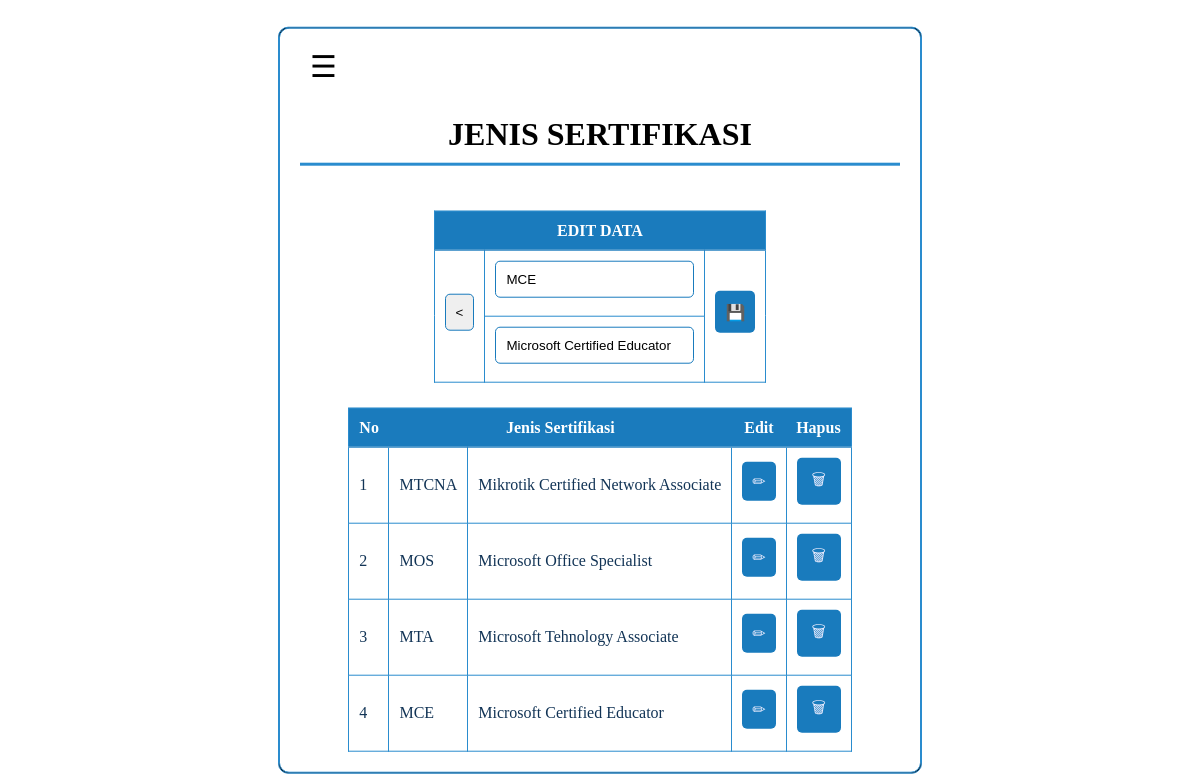
/panel/index.php?page=sertifikasi&do=edit&id=4 (signed in), run on the app's committed database.
### tables this page shows
CREATE TABLE `jenis_sertifikasi` (
  `id_jenis_sertifikasi` int(11) NOT NULL,
  `nama` varchar(10) NOT NULL,
  `kepanjangan` varchar(50) NOT NULL
);

### panel/include/SertifikasiPage.php (the view, shortened to what this page needs)
<?php
try {
    $sql = "SELECT * FROM jenis_sertifikasi";
} catch (PDOException $th) {}
?>
<h1 class="big-1">JENIS SERTIFIKASI</h1>
<?php
if (isset($_GET['do'])) {
    if (isset($_GET['id'])) {
        if ($_GET['do'] == 'edit') {
            if (isset($_POST['simpan'])) {
                $id = filter_input(INPUT_POST, "id", FILTER_SANITIZE_NUMBER_INT);
                $nama = filter_input(INPUT_POST, "nama", FILTER_SANITIZE_STRING);
                $kepanjangan = filter_input(INPUT_POST, "kepanjangan", FILTER_SANITIZE_STRING);
                try {
                    $sqlUpdate = "UPDATE `jenis_sertifikasi` SET `nama` = '$nama' , `kepanjangan` = '$kepanjangan' WHERE `id_jenis_sertifikasi` = $id";
                    $stmt = $db->exec($sqlUpdate);
                    if (isset($stmt)) {
                        echo "
                            <script type='text/javascript'>
                                setTimeout(function () {
                                    swal({
                                        title: 'Data Berhasil Diubah',
                                        type: 'success',
                                        showConfirmButton: true
                                    }, function() {
                                        window.location = '?page=sertifikasi';
                                    });
                                },10);
                            </script>
                        ";
                    } else {
                        echo "
                            <script type='text/javascript'>
                                setTimeout(function () {
                                    swal({
                                        title: 'Terjadi Kesalahan!',
                                        type: 'error',
                                        showConfirmButton: true
                                    }, function() {
                                        window.location = '?page=sertifikasi';
                                    });
                                },10);
                            </script>
                        ";
                    }
                } catch (Exception $th) {}
            } else {
                $id = filter_input(INPUT_GET, "id", FILTER_SANITIZE_NUMBER_INT);
                try {
                $sqlEdit = "SELECT * FROM jenis_sertifikasi WHERE id_jenis_sertifikasi='$id'";
                    foreach ($db->query($sqlEdit) as $res) { ?>
                        <form action="" method="post">
                            <table>
                                <tr>
                                    <th colspan="3">EDIT DATA</th>
                                </tr>
                                <tr>
                                    <td rowspan='2'><input type="button" title="Kembali" value="<" class="btn" onclick="javascript:history.back()"></td>
                                    <td><input type="text" name="nama" value="<?=$res['nama']?>"></td>
                                    <td rowspan="2"><input type="hidden" name="id" value="<?=$res['id_jenis_sertifikasi']?>"><input class="btn" name="simpan" title="Simpan Data" type="submit" value="💾"></td>
                                </tr>
                                <tr>
                                    <td><input type="text" name="kepanjangan" value="<?=$res['kepanjangan']?>"></td>
                                </tr>
                            </table>
                        </form>
                    <?php }
                } catch (Exception $th) {}
            }
        }
    }
}
?>
<table class='center'>
    <tr>
        <th>No</th>
        <th colspan="2">Jenis Sertifikasi</th>
        <th>Edit</th>
        <th>Hapus</th>
    </tr>
    <?php
    foreach ($db->query($sql) as $res) { ?>
    <tr>
        <td><?=$res['id_jenis_sertifikasi']?></td>
        <td><?=$res['nama']?></td>
        <td><?=$res['kepanjangan']?></td>
        <td><a href="?page=sertifikasi&do=edit&id=<?=$res['id_jenis_sertifikasi']?>"><button class="ic">✏</button></a></td>
        <td><a href="?page=sertifikasi&do=hapus&id=<?=$res['id_jenis_sertifikasi']?>"><button class="ic">🗑</button></a></td>
    </tr>
    <?php } ?>
</table>

### assets/css/styles.css (style rules this page uses)
body,html { padding: 0; margin: 0; min-width: 800px; }
div.content-middle { min-width: 640px; background-color: #000000; position:absolute; top:50%; left:50%; transform:translate(-50%,-50%); -ms-transform:translate(-50%,-50%); border: 1px solid #2A8CCE; border-radius: 10px; }
form { text-align: -webkit-center; padding: 5px; margin: 20px; }
table { width: 90%; }
input, select { margin-top: 0; padding: 10px; margin-bottom: 8px!important; border: 1px solid #197BBD; border-radius: 5px; }
input { width: calc(100% - 22px); }
input[type="reset"], input[type="submit"] { width: 45%; height: 50px; margin-left: 5%; font-family: 'Segoe UI'; font-size: 12pt; font-weight: bold; }
input[type="submit"] { background-color: #197BBD; color: #EEEEFE; border: none; }
button { padding: 10px; margin-bottom: 8px; background-color: #197BBD; color: #EEEEFF; border: none; border-radius: 5px; width: 100%; }
h1.big-1 { border-bottom: 3px solid #2A8CCE; margin-top: 1em!important; padding-bottom: 0.3em!important; margin: 0; text-align: center; font-size: 24pt; font-family: "Order"; display: block; }
a:link, a:hover, a:visited { color: inherit; text-decoration: none; }
.ic { font-family: "Verdana"; font-size: 12pt; text-align: center; }
.center { text-align: -webkit-center; margin: auto; }
.btn { width: 100%!important; height: fit-content!important; cursor: pointer!important; margin-left:0!important; }
table { width: fit-content; text-align: center; border-collapse: collapse; border-spacing: 0; margin-top: 20px!important; border: 1px solid #2A8CCE; }
table tr td, table tr th { padding: 10px; }
table tr td { color: #123456; border: 1px solid #2A8CCE; }
table tr th { color: #FFF; background-color: #1A7BBD!important; border-bottom: 1px solid #1A7BBD; }

### data on the page
jenis_sertifikasi: nama "MCE", kepanjangan "Microsoft Certified Educator", id_jenis_sertifikasi "4"
jenis_sertifikasi: id_jenis_sertifikasi "1", nama "MTCNA", kepanjangan "Mikrotik Certified Network Associate"
jenis_sertifikasi: id_jenis_sertifikasi "2", nama "MOS", kepanjangan "Microsoft Office Specialist"
jenis_sertifikasi: id_jenis_sertifikasi "3", nama "MTA", kepanjangan "Microsoft Tehnology Associate"
